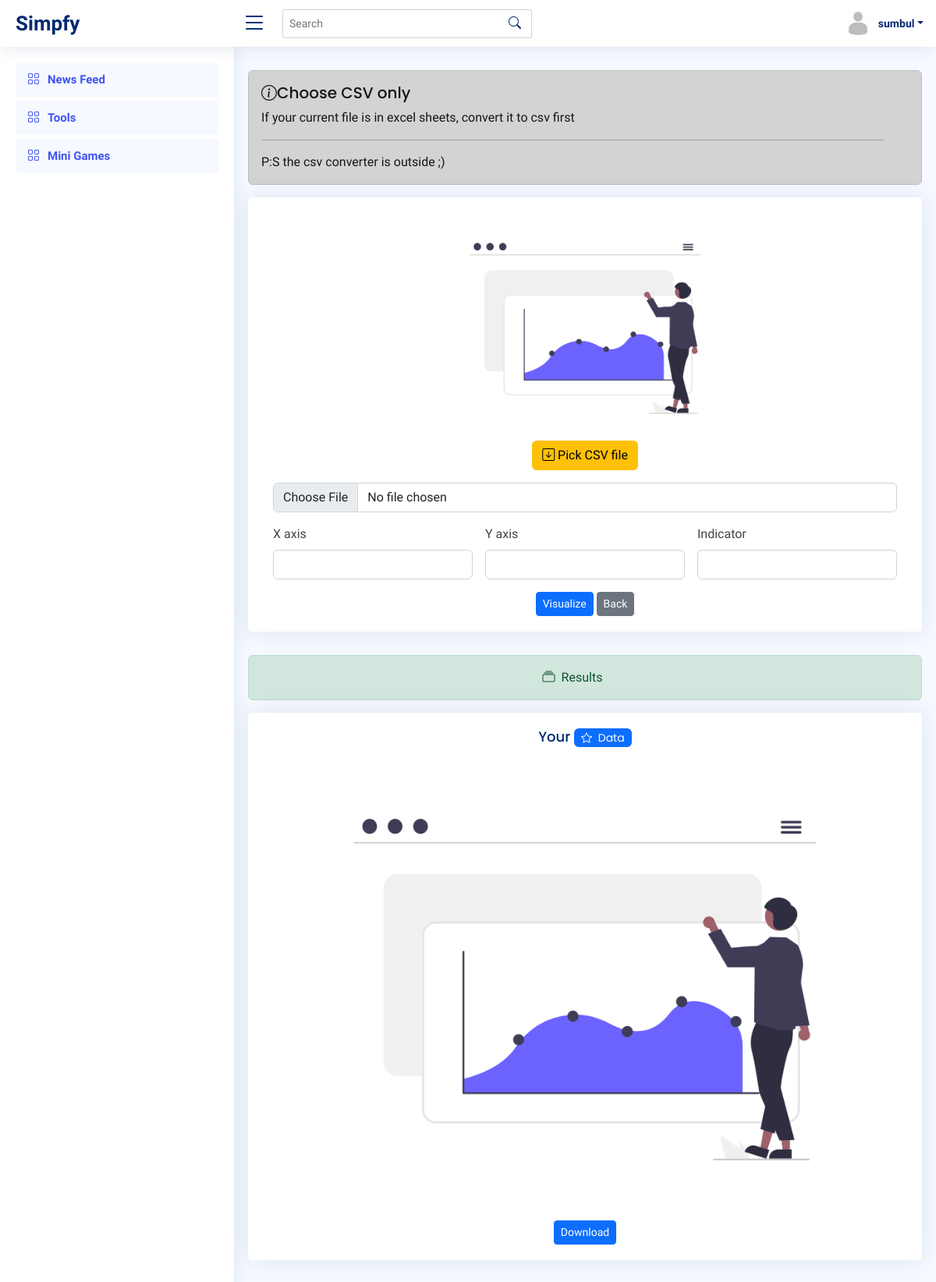
/scatter (signed in), run on an earlier commit of the app's database.
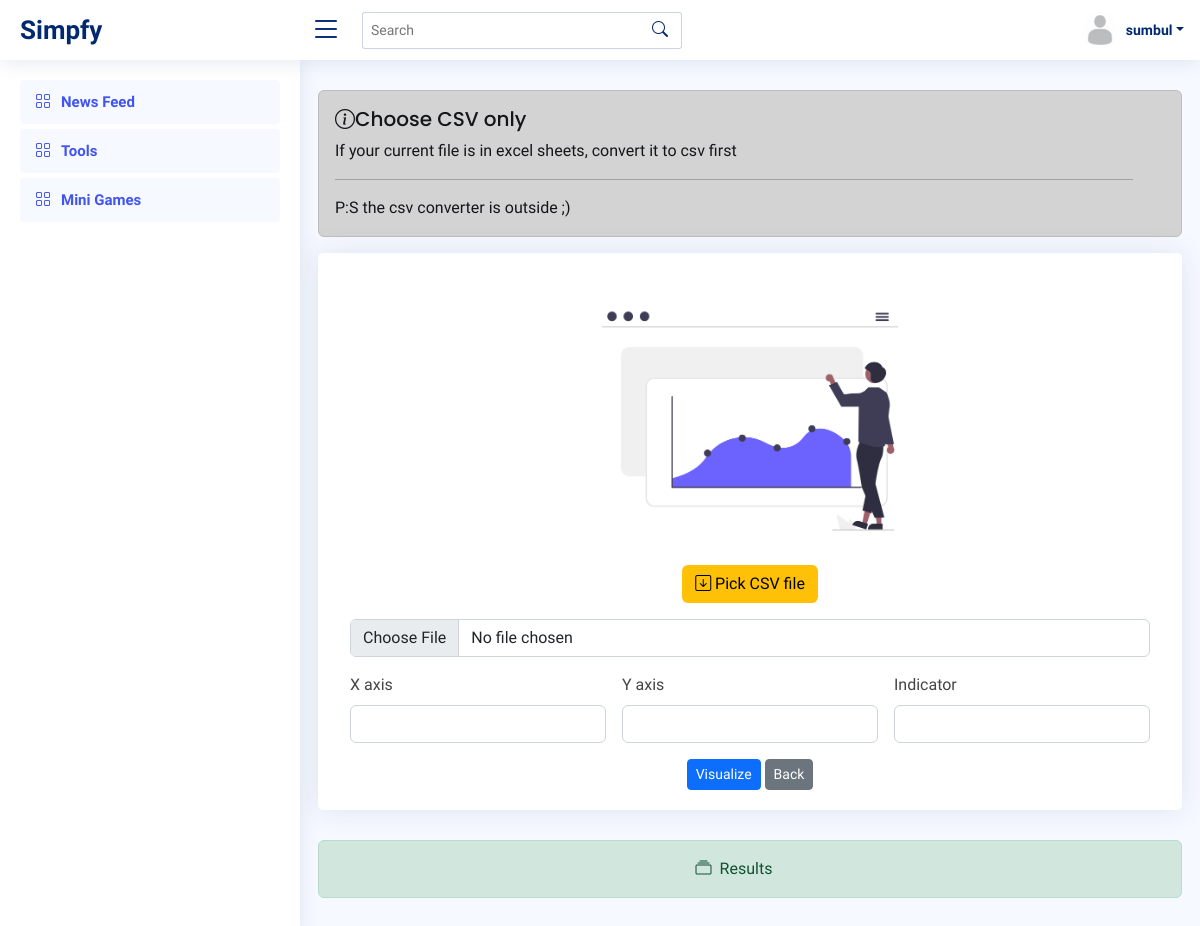
And on a later commit of the database.
### tools/models.py (models this page shows)
class Scatter(models.Model):
    user = models.ForeignKey(Profile, on_delete=models.CASCADE, null=True)
    file = models.FileField(upload_to='scatter', null=True, blank=True)

### tools/views.py (the view, shortened to what this page needs)
# urls.py: path('scatter', views.scatter, name="scatter"),
def scatter(request):
    user_object = User.objects.get(username=request.user.username)
    user_profile = Profile.objects.get(user=user_object)
    all_user = Profile.objects.all()
    user_request = User.objects.get(username=request.user.username)
    user_req = Profile.objects.get(user=user_request)
    answer = Scatter.objects.all().filter(user=user_profile)
    context = {
        'user_profile':user_profile,
        'all_user' : all_user,
        'user_req' : user_req,
        'answer' : answer
    }
    return render(request, 'tools/tools_scatter.html', context)

### templates/tools/tools_scatter.html (shortened to what this page needs)
{% load static %}
{% include "../header.html" %}
<main id="main" class="main">
    <section class="section">
        <div class="row align-items-top">
          <div class="alert alert-dark alert-dismissible fade show" role="alert">
            <h4 class="alert-heading"><i class="bi bi-info-circle"></i>Choose CSV only</h4>
            <p>If your current file is in excel sheets, convert it to csv first</p>
            <hr>
            <p class="mb-0">P:S the csv converter is outside ;)</p>
          </div>
            <div class="card">
              <div class="card-body"><br>
                <form action="" method="POST" enctype="multipart/form-data" class="row g-3">
                  <div class="col-12">
                    <center><label class="form-label"><img class="img-fluid img-responsive" src="{% static 'tools/img/scatter.png' %}" width=400 height=200><br>
                      <h3 class="btn bg-warning" style="color:black;"><i class="bi bi-arrow-down-square"></i> Pick CSV file</h3>
                     </label></center>
                    <input type="file" name="file" class="form-control" id="inputNanme4">
                  </div>
                  <div class="col-md-4">
                    <label for="inputEmail5" class="form-label">X axis</label>
                    <input type="text" name="x" class="form-control" id="inputEmail5">
                  </div>
                  <div class="col-md-4">
                    <label for="inputPassword5" class="form-label">Y axis</label>
                    <input type="text" name="y" class="form-control" id="inputPassword5">
                  </div>
                  <div class="col-md-4">
                    <label for="inputPassword5" class="form-label">Indicator</label>
                    <input type="text" name="ind" class="form-control" id="inputPassword5">
                  </div>
                  <div class="text-center">
                    <button type="submit" class="btn btn-primary btn-sm">Visualize</button>
                    <a href="/tools-index" class="btn btn-secondary btn-sm">Back</a>
                  </div>
                </form>
              </div>
            </div>
        </div>
        <div class="row">
          <div class="alert alert-success alert-dismissible fade show" role="alert">
            <center><i class="bi bi-collection me-1"></i>
            Results</center>
          </div>
          {% for ans in answer reversed%}
          <div class="card text-center">
            <div>
              <h5 class="card-title">Your <span class="badge bg-primary" style="color:white;"><i class="bi bi-star me-1"></i> Data</span></h5>
            </div>
            <div class="card-body">
              <h5><img class="img-fluid img-responsive" src={{ans.file.url}}></h5>
              <a href="{{ans.file.url}}" class="btn btn-primary btn-sm" download> Download</a>
            </div>
          </div>
          {% endfor %}
        </div>
    </section>
</main>
{% include '../footer.html' %}

What changed in the data, as far as the page shows it:
removed Scatter: file (picture)
